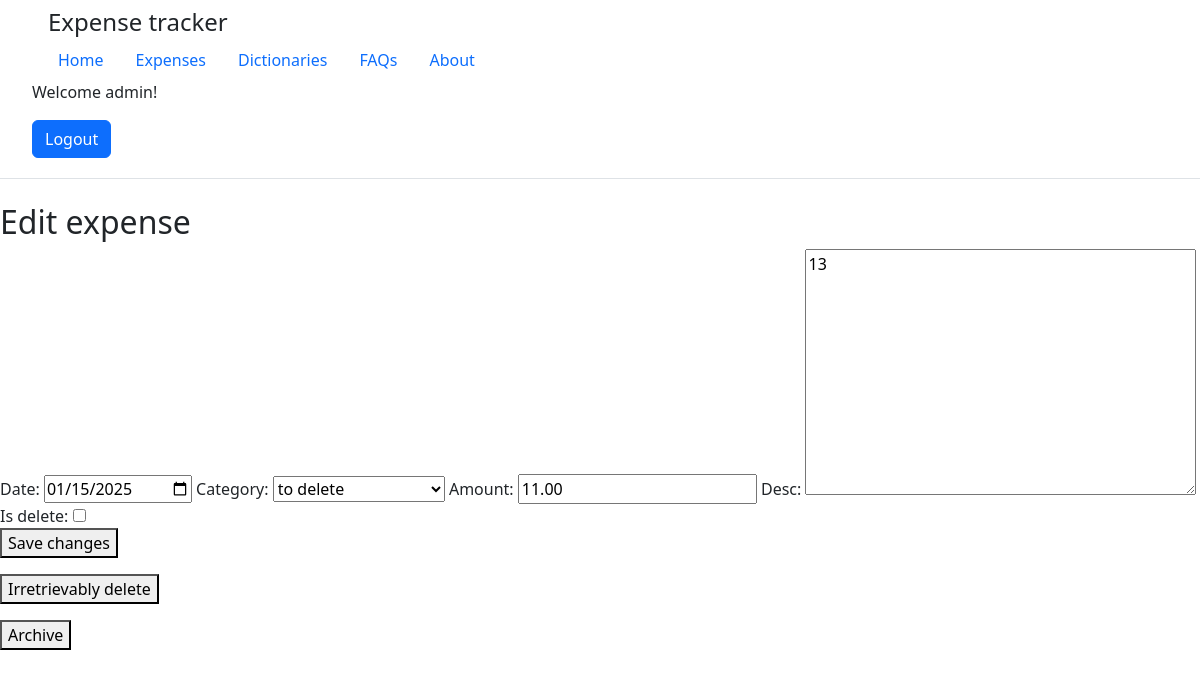
Screenshot of /expenses/23/ (signed in) with the database file from the repository.
### tracker_app/models.py (models this page shows, shortened)
class Expense(models.Model):
    date = models.DateField()
    category = models.ForeignKey(Category, on_delete=models.CASCADE)
    amount = models.DecimalField(max_digits=10, decimal_places=2, validators=[validate_positiv_decimal])
    desc = models.TextField(blank=True, null=True)
    time_update = models.DateTimeField(auto_now=True)
    is_delete = models.BooleanField(default=False)
    class Meta:
        verbose_name = 'Expense'
        verbose_name_plural = 'Expenses'

### tracker_app/views.py (the view, shortened to what this page needs)
# urls.py: path('expenses/', views.Expenses.as_view(), name='expense'),
class Expenses(View):
    @decorator
    def get(self, request, pk=None):
        filter_type = request.GET.get('filter', 'active')
        filter_category = request.GET.get('filter_category', None)
        if filter_category:
            try:
                filter_category = int(filter_category)
            except ValueError:
                filter_category = None
        categories = Category.objects.all()
        list_for_auth = UserExpenses.objects.filter(user=request.user.id)
        expenses_for_auth = list_for_auth.values_list('expense', flat=True)
        today = datetime.date.today()
        if pk is None:
            if filter_category:
                exp_list = Expense.objects.filter(id__in=expenses_for_auth, category=filter_category).order_by("-date")
            else:
                exp_list = Expense.objects.filter(id__in=expenses_for_auth).order_by("-date")
            if filter_type == 'active':
                exp_list = exp_list.filter(is_delete=False)
            elif filter_type == 'deleted':
                exp_list = exp_list.filter(is_delete=True)
            return render(request, 'tracker_app/expenses.html', {
                'exp_list': exp_list,
                'filter_type': filter_type,
                'filter_category': filter_category,
                'categories': categories,
                'today': today
            })
        else:
            exp = get_object_or_404(Expense, pk=pk)
            form = ExpensesForm(instance=exp)
            return render(request, 'tracker_app/expenses_edit.html', {'form': form, 'exp': exp, 'today': today})

### tracker_app/forms.py
class ExpensesForm(forms.ModelForm):
    class Meta:
        model = Expense
        fields = ['date', 'category', 'amount', 'desc', 'is_delete']
        widgets = {
                    'date': forms.DateInput(attrs={'type': 'date'}),  # HTML5-виджет выбора даты
                }

### tracker_app/models.py (called while the page is built)
    def __str__(self):
        return self.name

### tracker_app/views.py (called while the page is built)
def decorator(func):
    def wrapper(self, request, *args, **kwargs):
        if request.user.is_authenticated:
            return func(self, request,  *args, **kwargs)
        else:
            return redirect('users:login')
    return wrapper

### tracker_app/templates/tracker_app/expenses_edit.html (shortened to what this page needs)
{% extends 'users/base.html' %}
{% block body%}
<form method="post">
    <h2>Edit expense</h2>
    {{ form.as_table }}
    <p><button type="submit" name="action" value="edit_expense">Save changes</button></p>
</form>
<form method="post" action="{% url 'tracker:edit_expense' pk=exp.pk %}">
    <p><button type="submit" name="action" value="delete_expense">Irretrievably delete</button></p>
</form>
<form method="post" action="{% url 'tracker:edit_expense' pk=exp.pk %}">
    <p><button type="submit" name="action" value="archive_expense">Archive</button></p>
</form>
{% endblock %}

### users/templates/users/base.html (shortened to what this page needs)
{% load static %}
<!doctype html>
<html lang="en">
<head>
    <link rel="stylesheet" href="https://cdn.jsdelivr.net/npm/bootstrap@5.3.3/dist/css/bootstrap.min.css">
    <link rel="stylesheet" href="{% static 'users/css/main_style.css' %}">
</head>
<body>
    <header class="d-flex flex-wrap align-items-center justify-content-between py-1 mb-4 border-bottom">
        <a href="/" class="d-flex align-items-center mb-3 mb-md-0 me-md-0 text-dark text-decoration-none">
            <svg class="bi me-2" width="40" height="32" role="img" aria-label="Bootstrap"><use xlink:href="#bootstrap"/></svg>
            <span class="fs-4">Expense tracker</span>
        </a>
        <div class="container custom-container">
            <ul class="nav nav-pills justify-content-start">
                <li class="nav-item">
                    <a href="{% url 'tracker:home' %}" class="nav-link {% if request.path == '/' %}active{% endif %}" aria-current="page">Home</a>
                </li>
                <li class="nav-item">
                    <a href="{% url 'tracker:expense' %}" class="nav-link {% if request.path == '/expenses/' %}active{% endif %}">Expenses</a>
                </li>
                <li class="nav-item">
                    <a href="{% url 'tracker:dict' %}" class="nav-link {% if request.path == '/dict/' %}active{% endif %}">Dictionaries</a>
                </li>
                <li class="nav-item"><a href="#" class="nav-link">FAQs</a></li>
                <li class="nav-item"><a href="#" class="nav-link">About</a></li>
            </ul>
        </div>
        <ul>
            {% if user.is_authenticated %}
                <div class="user-info">
                    <p>Welcome {{ user.username }}!</p>
                    <li class="btn btn-primary"><a href="{% url 'users:logout' %}" role="button" style="text-decoration: none; color: white;">Logout</a></li>
                </div>
            {% else %}
                <div class="user-info">
                    <p>Hello unknown!</p>
                    <li class="btn btn-primary"><a href="{% url 'users:login' %}" role="button" style="text-decoration: none; color: white;">Please login</a></li>
                </div>
            {% endif %}
        </ul>
    </header>
    <main>
        {% block body %}
        {% endblock %}
    </main>
</body>
</html>

### users/static/users/css/main_style.css (style rules this page uses)
main { margin-top: 0vh; }

### rows the page displays
Expense: date "01/15/2025", category "to delete", amount "11.00", desc "13"

### other values shown
{{ user.username }} "admin"
